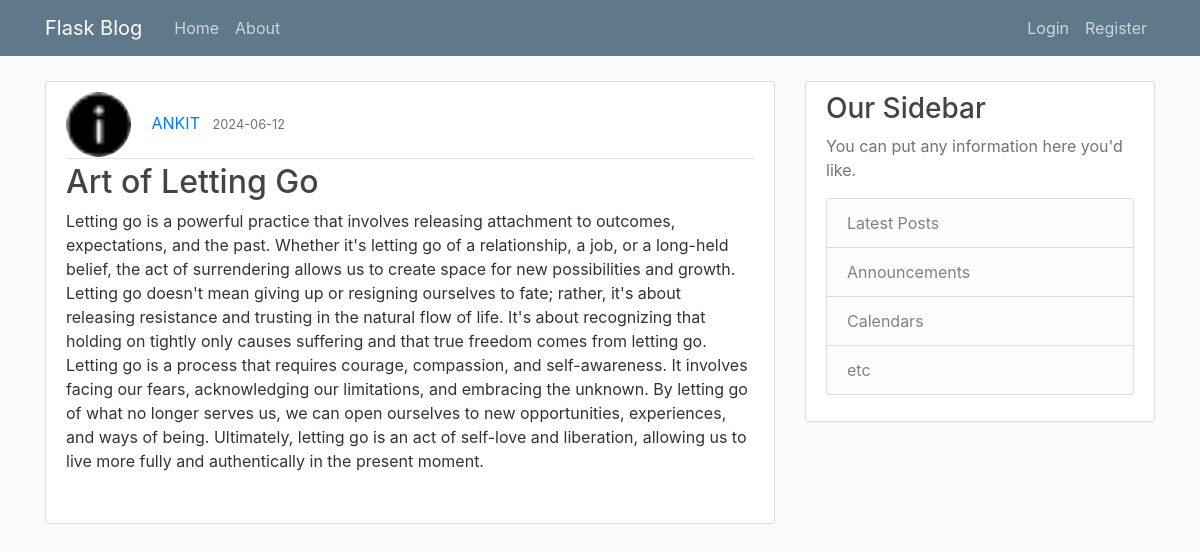
Screenshot of /post/8 with the database file from the repository.
### flaskblog/models.py (models this page shows, shortened)
class User(db.Model,UserMixin):
    id = db.Column(db.Integer, primary_key=True)
    username = db.Column(db.String(20), unique=True, nullable=False)
    email = db.Column(db.String(120), unique=True, nullable=False)
    image_file = db.Column(db.String(20), nullable=False, default='default.jpg')
    password = db.Column(db.String(60), nullable=False)
    posts = db.relationship('Post', backref='author', lazy=True)

class Post(db.Model):
    id = db.Column(db.Integer, primary_key=True)
    title = db.Column(db.String(100), nullable=False)
    date_posted = db.Column(db.DateTime, nullable=False, default=datetime.utcnow)
    content = db.Column(db.Text, nullable=False)
    user_id = db.Column(db.Integer, db.ForeignKey('user.id'), nullable=False)

### flaskblog/routes.py (the view)
@app.route("/post/<int:post_id>")
def post(post_id):
    post = Post.query.get_or_404(post_id)
    return render_template('post.html', title=post.title, post=post)

### flaskblog/templates/post.html (shortened to what this page needs)
{% extends "layout.html" %}
{% block content %}
<article class="media content-section">
    <div class="media-body">
      <div class="article-metadata">
        <img class="rounded-circle article-img" src="{{ url_for('static', filename='profile_pics/' + post.author.image_file) }}">
        <a class="mr-2" href="{{ url_for('user_posts', username=post.author.username) }}">{{ post.author.username }}</a>
        <small class="text-muted">{{ post.date_posted.strftime('%Y-%m-%d')}}</small>
      </div>
      <h2>{{ post.title }}</h2>
      <p class="article-content">{{ post.content }}</p>
    </div>
  </article>
{% endblock content %}

### flaskblog/static/main.css (style rules this page uses)
body { background: #fafafa; color: #333333; margin-top: 5rem; }
h1, h2, h3, h4, h5, h6 { color: #444444; }
.content-section { background: #ffffff; padding: 10px 20px; border: 1px solid #dddddd; border-radius: 3px; margin-bottom: 20px; }
.article-content { white-space: pre-line; }
.article-img { height: 65px; width: 65px; margin-right: 16px; }
.article-metadata { padding-bottom: 1px; margin-bottom: 4px; border-bottom: 1px solid #e3e3e3 }

### rows the page displays
User: image_file (picture), author.username "ANKIT"
Post: date_posted "2024-06-12", title "Art of Letting Go", content "Letting go is a powerful practice that involves releasing attachment to outcomes, expectations, and the past. Whether it's letting go of a relationship, a job, or a long-held belief, the act of surrendering allows us to create space for new possibilities and growth. Letting go doesn't mean giving up or resigning ourselves to fate; rather, it's about releasing resistance and trusting in the natural flow of life. It's about recognizing that holding on tightly only causes suffering and that true freedom comes from letting go. Letting go is a process that requires courage, compassion, and self-awareness. It involves facing our fears, acknowledging our limitations, and embracing the unknown. By…"
